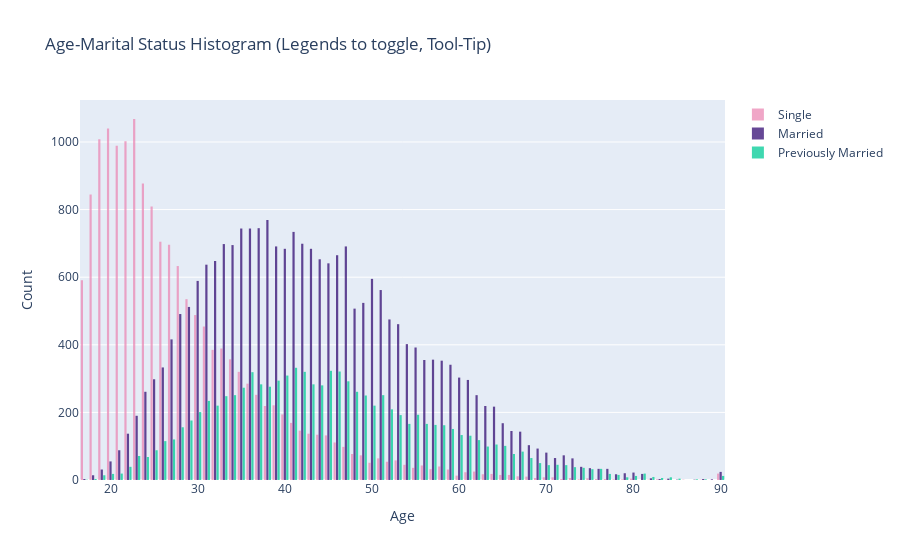

Here is the notebook cell this chart was saved with:
### Code cell
import plotly.graph_objects as go
import numpy as np

#Single
single = age_marital_raw[age_marital_raw["marital-status"] == " Never-married"]

#Presently Married
married_bool = age_marital_raw["marital-status"].isin([" Married-civ-spouse",
                                                       " Married-AF-spouse", " Married-spouse-absent"])
married = age_marital_raw[married_bool]

#previously married: 
prevmarried_bool = age_marital_raw["marital-status"].isin([" Divorced",
                                                       " Widowed", " Separated"])
prevmarried = age_marital_raw[prevmarried_bool]

fig1 = go.Figure()
single_trace = go.Histogram(
    x=single["age"],
    name='Single', 
    marker_color='#EB89B5',
    opacity=0.75
)

presently_married_trace = go.Histogram(
    x=married["age"],
    name='Married',
    marker_color='#330C73',
    opacity=0.75
)

previously_married_trace = go.Histogram(
    x=prevmarried["age"],
    name='Previously Married',
    opacity=0.75
)

data = [single_trace, presently_married_trace, previously_married_trace]

layout = go.Layout(
    title_text='Age-Marital Status Histogram (Legends to toggle, Tool-Tip)', # title of plot
    xaxis_title_text='Age', # xaxis label
    yaxis_title_text='Count', # yaxis label
    bargap=0.15, # gap between bars of adjacent location coordinates
    bargroupgap=0.1 # gap between bars of the same location coordinates
)
fig = go.Figure(data = data, layout = layout)
fig.show()

### Figure 1 — Plotly figure (JSON) as saved in the notebook; plotly's stock layout.template omitted (floating-point values rounded to 4 significant figures; data arrays with more than 128 entries replaced by an {"elided": "..."} marker saying what was removed)
{"data": [{"marker": {"color": "#EB89B5"}, "name": "Single", "opacity": 0.75, "type": "histogram", "x": {"elided": "16117 int values"}}, {"marker": {"color": "#330C73"}, "name": "Married", "opacity": 0.75, "type": "histogram", "x": {"elided": "23044 int values"}}, {"name": "Previously Married", "opacity": 0.75, "type": "histogram", "x": {"elided": "9681 int values"}}], "layout": {"bargap": 0.15, "bargroupgap": 0.1, "title": {"text": "Age-Marital Status Histogram (Legends to toggle, Tool-Tip)"}, "xaxis": {"title": {"text": "Age"}}, "yaxis": {"title": {"text": "Count"}}}}
